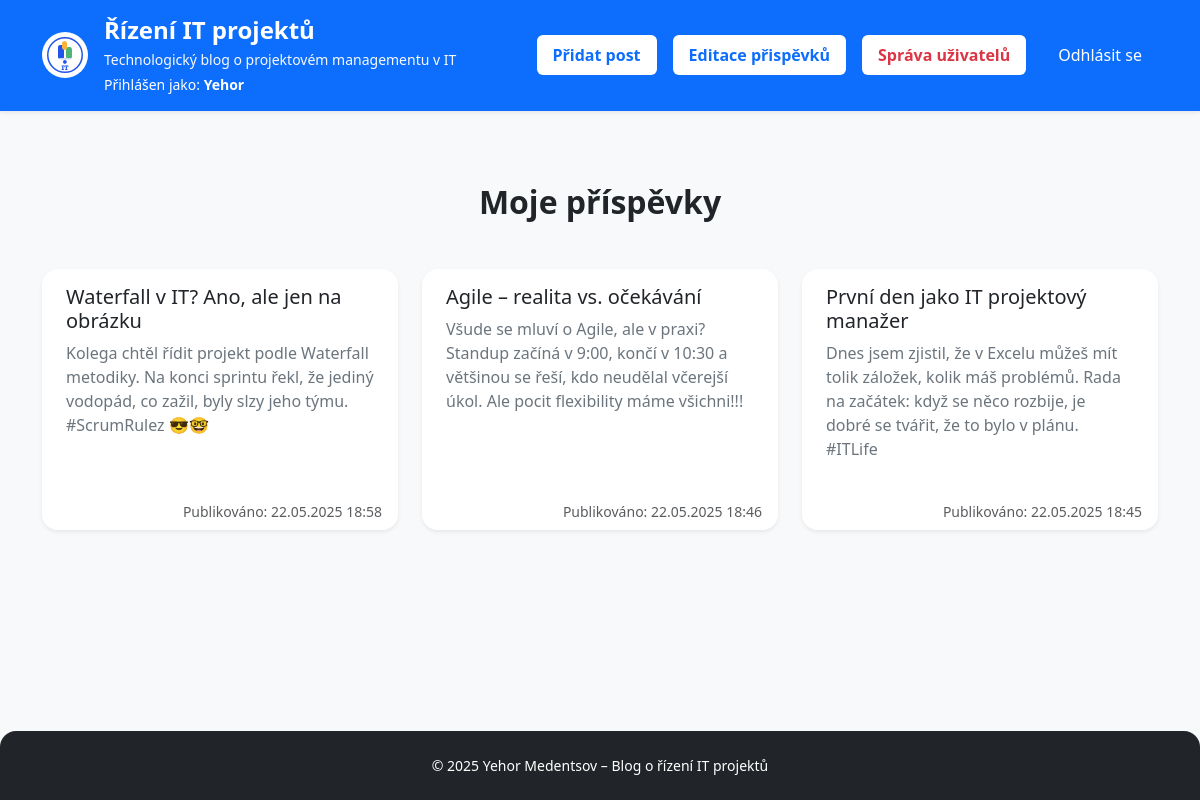
Screenshot of /ViewsPr/articles/post_list.php (signed in) with the database file from the repository.
### tables this page shows
CREATE TABLE `blog_posts` (
  `id` int(11) NOT NULL,
  `user_id` int(11) NOT NULL,
  `title` varchar(255) NOT NULL,
  `content` text NOT NULL,
  `created_at` timestamp NOT NULL DEFAULT current_timestamp(),
  `updated_at` timestamp NOT NULL DEFAULT current_timestamp() ON UPDATE current_timestamp()
);

### ControllersPr/PostController.php (called while the page is built, shortened)
<?php
require_once __DIR__ . '/../ModelsPr/database.php';
class PostController
{
    private $db;
     public function __construct() {
        $database = new Database();
        $this->db = $database->getConnection();
    }
        public function getUserPosts($userId) {
            $query = 'SELECT * FROM blog_posts WHERE user_id = :user_id ORDER BY created_at DESC';
            $stmt = $this->db->prepare($query);
            $stmt->bindParam(':user_id', $userId, PDO::PARAM_INT);
            $stmt->execute();
            return $stmt->fetchAll(PDO::FETCH_ASSOC);
    }
}

### ModelsPr/database.php (called while the page is built, shortened)
<?php
class Database {
    private $host = "localhost";
    private $db_name = "wa_2025_ym_01";
    private $username = "root";
    private $password = "";
    public function getConnection() {
        $this->conn = null;
        try {
            $this->conn = new PDO("mysql:host=" . $this->host . ";dbname=" . $this->db_name, $this->username, $this->password);
            $this->conn->setAttribute(PDO::ATTR_ERRMODE, PDO::ERRMODE_EXCEPTION);
        } catch (PDOException $exception) {
            echo "Chyba připojení: " . $exception->getMessage();
        }
        return $this->conn;
    }
}

### ViewsPr/articles/post_list.php (the view, shortened to what this page needs)
<?php
require_once __DIR__ . '/../../ControllersPr/PostController.php';
if (isset($_SESSION['user_id'])) {
    $userId = $_SESSION['user_id'];
    $controller = new PostController();
    $posts = $controller->getUserPosts($userId);
} else {
    $posts = [];
}
?>
<!DOCTYPE html>
<html lang="cs">
<head>
  <link href="https://cdn.jsdelivr.net/npm/bootstrap@5.3.0/dist/css/bootstrap.min.css" rel="stylesheet">
</head>
<body class="d-flex flex-column min-vh-100 bg-light">
<header class="bg-primary text-white shadow-sm mb-4">
  <div class="container py-3 d-flex flex-wrap align-items-center justify-content-between rounded-4">
    <div class="d-flex align-items-center mb-2 mb-lg-0 gap-3">
      <div class="rounded-circle bg-white d-flex align-items-center justify-content-center" style="width:46px; height:46px;">
            <img src="../../imagess/Logo.svg">
    </div>
      <div>
        <h1 class="fs-4 mb-1 fw-bold text-white">
          <a href="blog_home.php" class="text-white text-decoration-none d-inline-block">Řízení IT projektů</a>
        </h1>
        <p class="mb-0 small text-light">Technologický blog o projektovém managementu v IT</p>
        <?php if (isset($_SESSION['username'])): ?>
          <p class="mb-0 small text-white mt-1">
            Přihlášen jako: <strong><?= htmlspecialchars($_SESSION['username']) ?></strong>
          </p>
        <?php endif; ?>
      </div>
    </div>
      <nav class="nav nav-pills flex-row gap-3 align-items-center">
        <a href="create.php" class="nav-link bg-white text-primary fw-semibold px-3 rounded">Přidat post</a>
        <a href="edit_delete.php" class="nav-link bg-white text-primary fw-semibold px-3 rounded">Editace přispěvků</a>
        <?php if (isset($_SESSION['role']) && $_SESSION['role'] === 'admin'): ?>
          <a href="users_admin.php" class="nav-link bg-white text-danger fw-semibold px-3 rounded">Správa uživatelů</a>
        <?php endif; ?>
        <a href="../../ControllersPr/logout.php" class="nav-link text-white px-3">Odhlásit se</a>
      </nav>
  </div>
</header>
<main class="flex-grow-1 py-5">
  <div class="container">
    <h2 class="mb-5 text-center text-dark fw-semibold">Moje příspěvky</h2>
    <?php if (!empty($posts)): ?>
      <div class="row row-cols-1 row-cols-md-2 row-cols-lg-3 g-4">
        <?php foreach ($posts as $post): ?>
          <div class="col">
            <div class="card h-100 shadow-sm border-0 rounded-4">
              <div class="card-body px-4 py-3">
                <h5 class="card-title mb-2 text-dark"><?= htmlspecialchars($post['title']) ?></h5>
                <p class="card-text mb-3 text-secondary">
                  <?= nl2br(htmlspecialchars(mb_strimwidth($post['content'], 0, 220, '...'))) ?>
                </p>
              </div>
              <div class="card-footer bg-white border-0 rounded-bottom-4 text-end">
                <div class="small text-muted">
                  Publikováno: <?= htmlspecialchars(date('d.m.Y H:i', strtotime($post['created_at']))) ?>
                </div>
              </div>
            </div>
          </div>
        <?php endforeach; ?>
      </div>
    <?php else: ?>
      <div class="alert alert-info text-center">Žádný příspěvek zatím nebyl přidán.</div>
    <?php endif; ?>
  </div>
</main>
<footer class="text-center py-4 mt-auto bg-dark text-white rounded-top-4">
  <div class="container small">
    &copy; 2025 Yehor Medentsov – Blog o řízení IT projektů
  </div>
</footer>
</body>
</html>

### rows the page displays
blog_posts: title "Waterfall v IT? Ano, ale jen na obrázku", content "Kolega chtěl řídit projekt podle Waterfall metodiky. Na konci sprintu řekl, že jediný vodopád, co zažil, byly slzy jeho týmu. #ScrumRulez 😎🤓", created_at "22.05.2025 18:58"
blog_posts: title "Agile – realita vs. očekávání", content "Všude se mluví o Agile, ale v praxi? Standup začíná v 9:00, končí v 10:30 a většinou se řeší, kdo neudělal včerejší úkol. Ale pocit flexibility máme všichni!!!", created_at "22.05.2025 18:46"
blog_posts: title "První den jako IT projektový manažer", content "Dnes jsem zjistil, že v Excelu můžeš mít tolik záložek, kolik máš problémů. Rada na začátek: když se něco rozbije, je dobré se tvářit, že to bylo v plánu. #ITLife", created_at "22.05.2025 18:45"

### other values shown
$_SESSION['username'] "Yehor"
